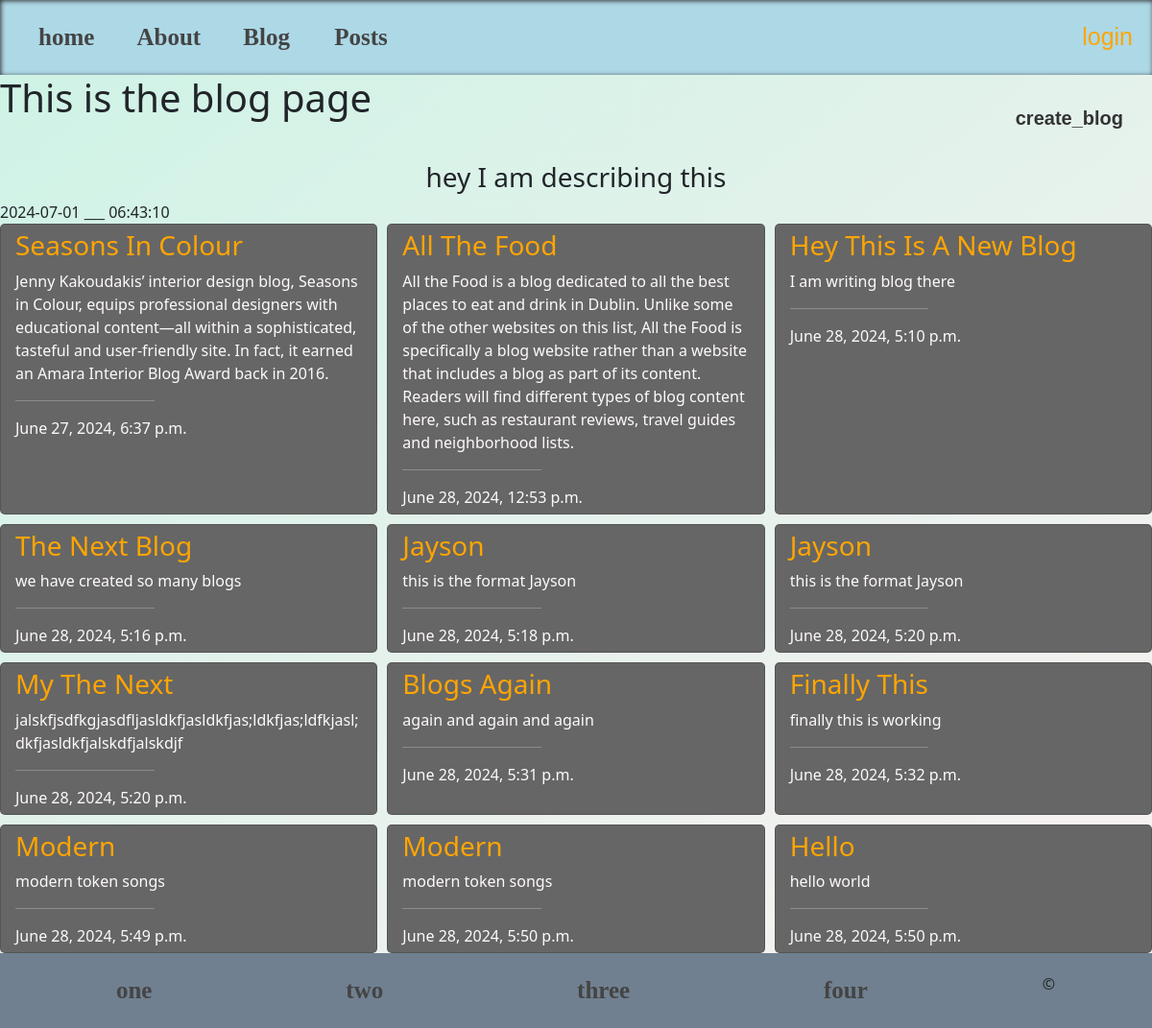
The page /blog/ on the database as committed earlier.
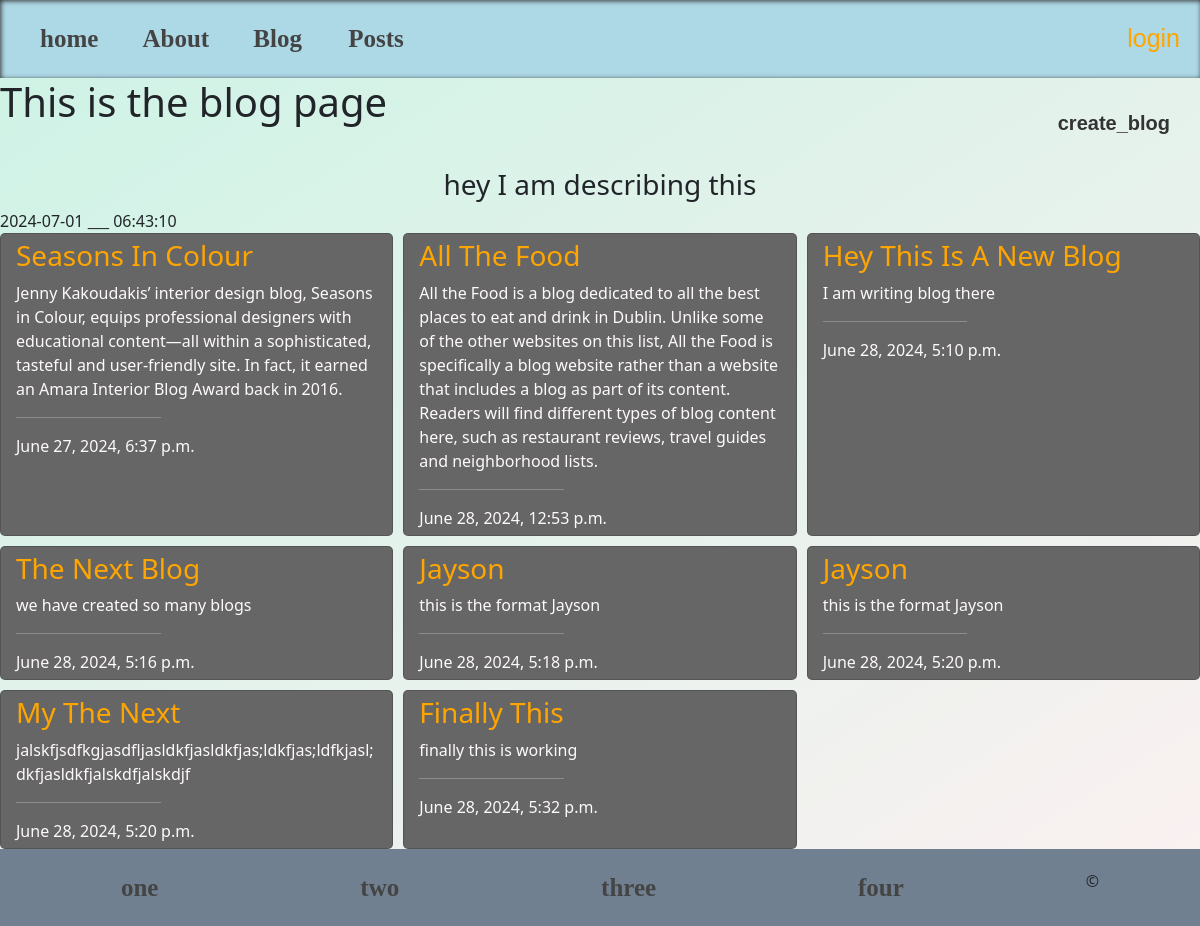
The same page on the database as committed later.
### blog/models.py (models this page shows, shortened)
class Blog(models.Model):
    title = models.CharField(max_length=50)
    description = models.TextField()
    date_posted = models.DateTimeField(auto_now_add=True)
    class Meta:
        ordering = ('date_posted',)

### blog/views.py (the view)
# urls.py: path('', blogsview, name='blog'),
def blogsview(request):
    all_blogs  = Blog.objects.all()
    context = {
        'title': 'This is the blog page',
        'description': 'hey I am describing this',
        'blogs': all_blogs
    }
    return render(request, 'blog.html', context)

### blog/templates/blog.html (shortened to what this page needs)
{%extends 'base.html'%}
{%load static %}
{%block css%}
    <link rel="stylesheet" href="{%static 'styles/blog.css'%}">
{%endblock%}
{%block content%}
    <div class="cover_blog">
        <div class="headBlog">
            <h1>{{title}}</h1>
            <a href="{% url "create_blog" %}">create_blog</a>
        </div>
        <h3 style="text-align: center;">{{description}}</h3>
        {% now "Y-m-d" %}
        <span>___</span>
        {% now "H:i:s" %}
        <div class="cards">
            {% for i in blogs%}
                <div class="card">
                    <div class="content">
                        <h3 style="color: orange;">{{i.title|title}}</h3>
                        <p>{{i.description}}</p>
                        <hr style="width: 40%; margin-left: 0;">
                        <span>{{i.date_posted}}</span>
                    </div>
                </div>
            {% endfor %}
        </div>
    </div>
{%endblock%}

Rows that differ between the two databases and show on the page:
removed Blog: title "Blogs Again", description "again and again and again", date_posted "June 28, 2024, 5:31 p.m."
removed Blog: title "Modern", description "modern token songs", date_posted "June 28, 2024, 5:49 p.m."
removed Blog: title "Modern", description "modern token songs", date_posted "June 28, 2024, 5:50 p.m."
removed Blog: title "Hello", description "hello world", date_posted "June 28, 2024, 5:50 p.m."
